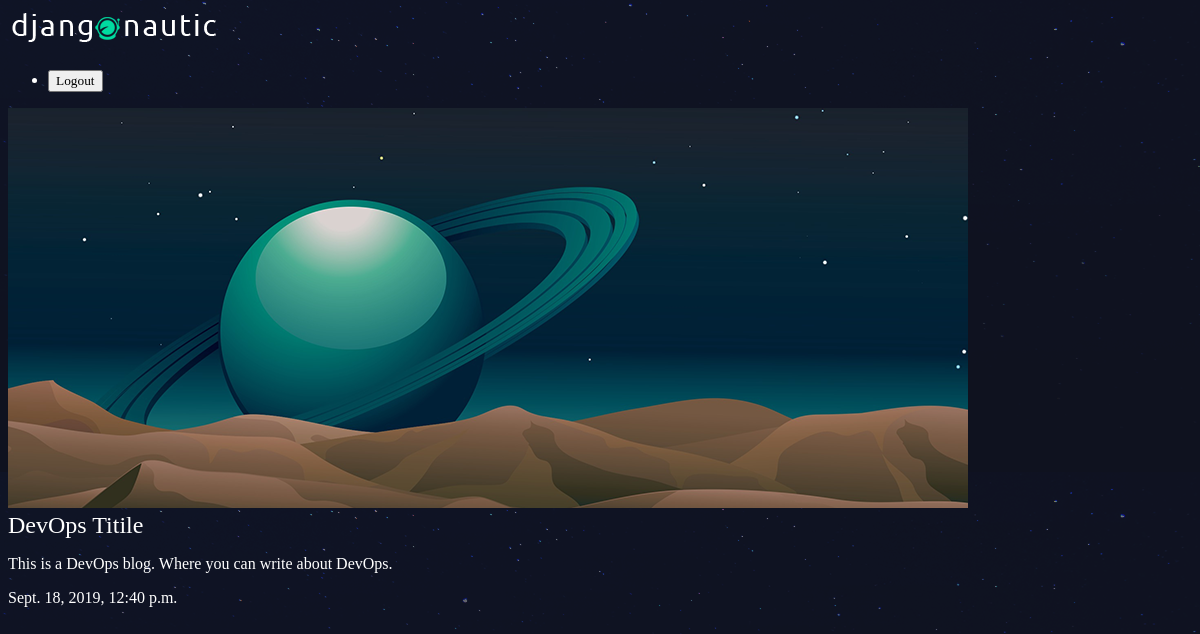
The page /articles/DevOps-title/ on the database its author committed.
### articles/models.py (models this page shows, shortened)
class Article(models.Model):
    title = models.CharField(max_length=100)
    slug = models.SlugField()
    body = models.TextField()
    date = models.DateTimeField(auto_now_add=True)
    thumb = models.ImageField(default='default.png', blank=True)

### articles/views.py (the view)
# urls.py: path('<slug:slug>/', views.article_details, name='detail')
def article_details(request, slug):
    article = Article.objects.get(slug=slug)
    return render(request, 'articles/articles_details.html', {'article':article})

### articles/templates/articles/articles_details.html
{% extends 'base_layout.html'%}
{% block content %}
<div class="article-details">
    <div class="articles">
        <img src="{{ article.thumb.url }}"/>
        <h2>{{ article.title }}</h2>
        <p>{{ article.body }}</p>
        <p>{{ article.date }}</p>
    </div>
</div>
{% endblock%}

### assets/style.css (style rules this page uses)
body { background-color: #0f121f; background-image: url(stars.png); background-repeat-y: no-repeat; color: #fff; }
body * { font-family: Ubuntu; }
h1, h2, h3, h4, h5 { font-weight: normal; margin: 0; }

### rows shown on the page
Article: thumb (placeholder picture), title "DevOps Titile", body "This is a DevOps blog. Where you can write about DevOps.", date "Sept. 18, 2019, 12:40 p.m."
